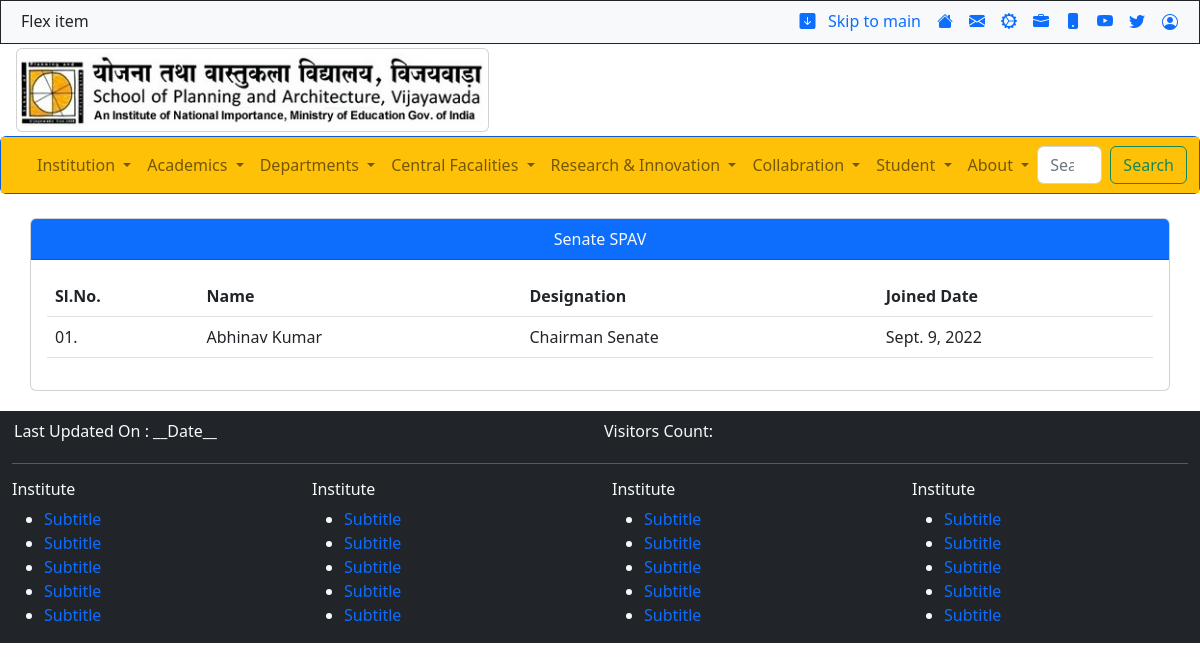
The app's page /senate/ with its own data.
### spav/models.py (models this page shows, shortened)
class Senate(models.Model):
    name = models.CharField(max_length=50)
    DESIG_CHOICES = (
            ('Chairman Senate','Chairman Senate'),
            ('Dy Senate','Dy Senate'),
    )
    designation = models.CharField(max_length=50, choices=DESIG_CHOICES)
    date = models.DateField(auto_now=False, auto_now_add=False)

### spav/views.py (the view)
# urls.py: path('senate/', views.senate, name='senate'),
def senate(request):
    return render(request, 'senate.html', context )

### templates/senate.html (shortened to what this page needs)
{% extends 'base.html' %}
{% load static %}
{% block senate %}
<br>
<section>
    <div class="container">
        <div class="row">
            <div class="card p-0">
                <div class="card-header text-center bg-primary text-light">Senate SPAV</div>
                <div class="card-body">
                    <table class="table">
                        <tr>
                            <th>Sl.No.</th>
                            <th>Name</th>
                            <th>Designation</th>
                            <th>Joined Date</th>
                        </tr>
                        {% for f in senateData %}
                        <tr>
                            <td>01.</td>
                            <td>{{f.name}}</td>
                            <td>{{f.designation}}</td>
                            <td>{{f.date}}</td>
                        </tr>
                        {% endfor%}
                    </table>
                </div>
            </div>
        </div>
    </div>
</section>
{% endblock senate %}

### static/css/style.css (style rules this page uses)
* { margin: 0%; padding: 0%; box-sizing: border-box; }
.card { border: solid dotted black 1; }

### records on screen
Senate: name "Abhinav Kumar", designation "Chairman Senate", date "Sept. 9, 2022"
